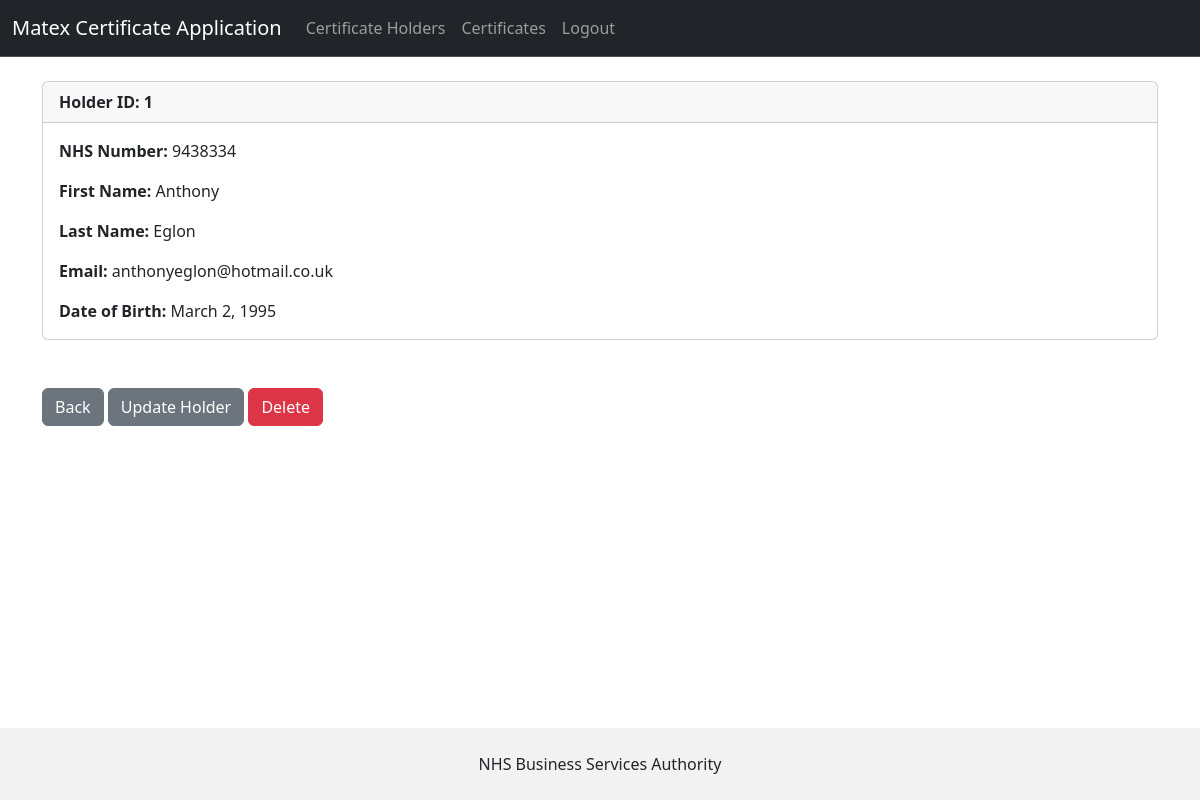
The page /holder-info/1/ (signed in) on the database as committed earlier.
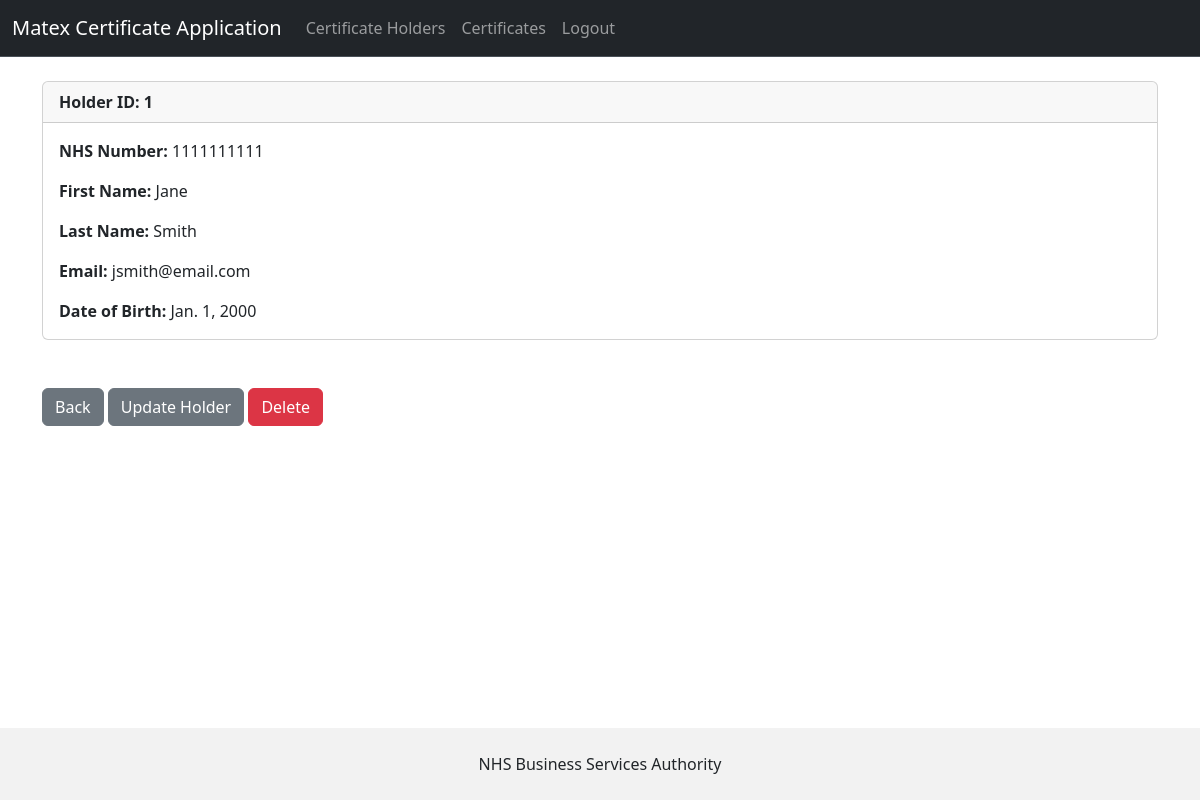
The same page on the database as committed later.
### matex_app/models.py (models this page shows, shortened)
class CertificateHolder(models.Model):
    nhs_number = models.IntegerField(validators=[MinValueValidator(1000000000), MaxValueValidator(9999999999)])
    first_name = models.CharField(max_length=50)
    last_name = models.CharField(max_length=50)
    email = models.EmailField()
    date_of_birth = models.DateField()

### matex_app/views.py (the view)
# urls.py: path('holder-info/<int:pk>/', views.holder_info, name='holder-info'),
def holder_info(request, pk):
    if request.user.is_authenticated:
        holder_record = CertificateHolder.objects.get(id=pk)
        return render(request, 'holder-info.html', {'holder_record': holder_record})
    else:
        messages.success(request, 'Please log in to view this page')
        return redirect('index')

### matex_app/templates/holder-info.html
{% extends 'base.html' %}
{% block content %}
<div class="card">
    <div class="card-header"><strong>
        Holder ID: {{ holder_record.id }}
       </strong>
    </div>
    <div class="card-body">
        <p class="card-text">
            <strong>NHS Number: </strong> {{ holder_record.nhs_number }}
        </p>
        <p class="card-text">
            <strong>First Name: </strong>{{ holder_record.first_name }}
        </p>
        <p class="card-text">
            <strong>Last Name: </strong>{{ holder_record.last_name }}
        </p>
        <p class="card-text">
            <strong>Email: </strong>{{ holder_record.email }}
        </p>
        <p class="card-text">
            <strong>Date of Birth: </strong>{{ holder_record.date_of_birth }}
        </p>
    </div>
</div>
<br/><br/>
<a href="{% url 'certificate-holders' %}" class="btn btn-secondary">Back</a>
<a href="{% url 'update-holder-info' holder_record.id %}" class="btn btn-secondary">Update Holder</a>
<a href="{% url 'delete-holder-info' holder_record.id %}" class="btn btn-danger">Delete</a>
{% endblock %}

Rows that differ between the two databases and show on the page:
changed CertificateHolder id 1: nhs_number "9438334" → "1111111111"; first_name "Anthony" → "Jane"; last_name "Eglon" → "Smith"; email "anthonyeglon@hotmail.co.uk" → "jsmith@email.com"; date_of_birth "March 2, 1995" → "Jan. 1, 2000"
